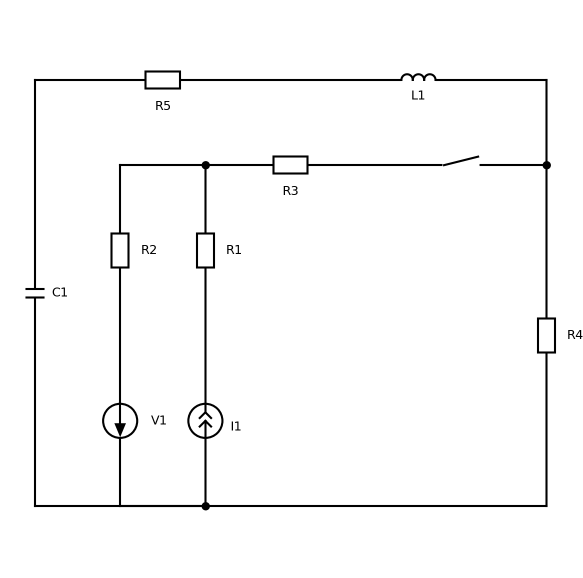
#> input picture report_build/var22/p21_v22.png, 1166 x 1155 px (shown at 1/2 size)
$ python figs21.py
#> lines starting #> are read from the running program, lines starting #| are printed output that depends on the picture
### report_build/var22/figs12.py
# -*- coding: utf-8 -*-
"""Рисунки к заданию 1-2."""
import numpy as np
from PIL import Image
from sch import *

W = __import__("os").path.dirname(__import__("os").path.abspath(__file__)) + "/"
OUT = W + "figs/"


def overlay_canvas(name, crop):
    im = Image.open(W + name).convert("RGBA")
    bg = Image.new("RGBA", im.size, "white")
    bg.alpha_composite(im)
    arr = np.array(bg.convert("RGB"))
    x0, y0, x1, y1 = crop
    fig, ax = new_canvas(x1 - x0, y1 - y0)
    ax.set_xlim(x0, x1); ax.set_ylim(y1, y0)
    ax.imshow(arr, extent=(0, arr.shape[1], arr.shape[0], 0), zorder=0, interpolation="lanczos")
    return fig, ax


CROP = (20, 95, 1168, 1100)
N1, N2, N3 = (405, 334), (1076, 334), (405, 1005)


def plain():
    fig, ax = overlay_canvas("p1_v22.png", CROP)
    save(fig, OUT + "fig12_scheme.png")


# [92 lines left out: functions currents, contours, spice_nodes, norton, not called in this run]


# [2 lines that do not run on import are left out]

### report_build/var7/sch.py
# -*- coding: utf-8 -*-
"""Мини-библиотека для рисования электрических схем в стиле исходных схем задания
(прямоугольные резисторы, круглые источники со стрелкой, точки в узлах).
Координаты - в пикселях (ось y направлена вниз, как у изображений)."""
import numpy as np
import matplotlib
matplotlib.use("Agg")
import matplotlib.pyplot as plt
from matplotlib.patches import Polygon, Circle, Rectangle, FancyArrowPatch
from matplotlib.lines import Line2D

plt.rcParams.update({
    "font.family": "Liberation Serif",
    "mathtext.fontset": "custom",
    "mathtext.rm": "Liberation Serif",
    "mathtext.it": "Liberation Serif:italic",
    "mathtext.bf": "Liberation Serif:bold",
    "mathtext.sf": "Liberation Serif",
    "mathtext.default": "it",
    "axes.unicode_minus": True,
})

LW = 2.9          # толщина линий схемы, pt
BLACK = "#000000"
ANN = "#0b3d91"   # цвет пояснительных стрелок и подписей
ANN2 = "#b3300f"
FS = 21           # размер подписей, pt (при масштабе 1 пиксель = 0,72 pt)


def new_canvas(w, h, dpi=100):
    fig = plt.figure(figsize=(w / dpi, h / dpi), dpi=dpi)
    ax = fig.add_axes([0, 0, 1, 1])
    ax.set_xlim(0, w)
    ax.set_ylim(h, 0)
    ax.set_aspect("equal")
    ax.axis("off")
    return fig, ax


def _vec(p, q):
    p, q = np.asarray(p, float), np.asarray(q, float)
    d = q - p
    L = np.hypot(*d)
    e = d / L
    n = np.array([-e[1], e[0]])
    return p, q, e, n, L


def wire(ax, pts, lw=LW, color=BLACK, ls="-", z=2):
    pts = np.asarray(pts, float)
    ax.plot(pts[:, 0], pts[:, 1], color=color, lw=lw, ls=ls, solid_capstyle="round",
            solid_joinstyle="round", zorder=z)


def dot(ax, p, r=8.5, color=BLACK, z=5):
    ax.add_patch(Circle(p, r, fc=color, ec=color, zorder=z))


def label(ax, x, y, s, fs=FS, color=BLACK, ha="center", va="center", **kw):
    ax.text(x, y, s, fontsize=fs, color=color, ha=ha, va=va, zorder=10, **kw)


def resistor(ax, p, q, t=0.5, half=34, w=17):
    p, q, e, n, L = _vec(p, q)
    c = p + (q - p) * t
    a, b = c - e * half, c + e * half
    wire(ax, [p, a]); wire(ax, [b, q])
    box = np.array([a + n * w, b + n * w, b - n * w, a - n * w])
    ax.add_patch(Polygon(box, closed=True, fc="white", ec=BLACK, lw=LW, zorder=3,
                         joinstyle="miter"))
    return c


def capacitor(ax, p, q, t=0.5, gap=8, plate=20):
    p, q, e, n, L = _vec(p, q)
    c = p + (q - p) * t
    a, b = c - e * gap, c + e * gap
    wire(ax, [p, a]); wire(ax, [b, q])
    wire(ax, [a + n * plate, a - n * plate]); wire(ax, [b + n * plate, b - n * plate])
    return c


def inductor(ax, p, q, t=0.5, half=36, side=1):
    p, q, e, n, L = _vec(p, q)
    c = p + (q - p) * t
    a, b = c - e * half, c + e * half
    wire(ax, [p, a]); wire(ax, [b, q])
    r = half / 3.0
    th = np.linspace(np.pi, 0, 40)
    pts = []
    for k in range(3):
        ctr = a + e * (r * (2 * k + 1))
        for u in th:
            pts.append(ctr + e * (r * np.cos(u)) + n * side * (r * np.sin(u)) * 0.9)
    wire(ax, np.array(pts))
    return c


def vsource(ax, p, q, forward=True, t=0.5, R=34):
    """Источник ЭДС: стрелка внутри круга направлена от «-» к «+»."""
    p, q, e, n, L = _vec(p, q)
    c = p + (q - p) * t
    wire(ax, [p, c - e * R]); wire(ax, [c + e * R, q])
    ax.add_patch(Circle(c, R, fc="white", ec=BLACK, lw=LW, zorder=3))
    d = e if forward else -e
    tip = c + d * 24
    base = c - d * 8
    tri = np.array([tip, base + n * 13, base - n * 13])
    ax.add_patch(Polygon(tri, closed=True, fc=BLACK, ec=BLACK, zorder=4))
    return c


def isource(ax, p, q, forward=True, t=0.5, R=34):
    p, q, e, n, L = _vec(p, q)
    c = p + (q - p) * t
    wire(ax, [p, c - e * R]); wire(ax, [c + e * R, q])
    ax.add_patch(Circle(c, R, fc="white", ec=BLACK, lw=LW, zorder=3))
    d = e if forward else -e
    for s in (-3, 11):
        tip = c + d * (s + 4)
        l1 = c + d * (s - 8) + n * 12
        l2 = c + d * (s - 8) - n * 12
        wire(ax, [l1, tip, l2], lw=LW * 0.85, z=4)
    return c


# [8 lines left out: function switch_open, not called in this run]


def ground(ax, p, size=26):
    x, y = p
    wire(ax, [(x, y), (x, y + 14)])
    for k, w in enumerate((size, size * 0.66, size * 0.33)):
        wire(ax, [(x - w, y + 14 + k * 9), (x + w, y + 14 + k * 9)])


def arrow(ax, p, q, color=ANN, lw=2.6, ms=22, ls="-", z=8, style="-|>", shrink=0):
    a = FancyArrowPatch(p, q, arrowstyle=style, mutation_scale=ms, color=color,
                        lw=lw, ls=ls, zorder=z, shrinkA=shrink, shrinkB=shrink,
                        joinstyle="miter", capstyle="butt")
    ax.add_patch(a)
    return a


def node_tag(ax, p, text, off=(0, 0), color=ANN, r=19, fs=FS - 1):
    """Номер узла в кружке рядом с точкой p."""
    x, y = p[0] + off[0], p[1] + off[1]
    ax.add_patch(Circle((x, y), r, fc="white", ec=color, lw=2.2, zorder=9))
    ax.text(x, y, text, fontsize=fs, color=color, ha="center", va="center", zorder=10)


# [12 lines left out: function contour, not called in this run]


def save(fig, path, dpi=200):
    fig.savefig(path, dpi=dpi, facecolor="white")
    plt.close(fig)

### report_build/var22/figs21.py
# -*- coding: utf-8 -*-
"""Рисунки к заданию 2-1."""
import numpy as np
from sch import *
from figs12 import overlay_canvas, W, OUT

CROP = (-45, 95, 1168, 1100)
N1, N2, N0 = (411, 330), (1093, 330), (411, 1012)


def plain():
    fig, ax = overlay_canvas("p21_v22.png", (20, 95, 1168, 1100))
#> in overlay_canvas, im is the input picture: PIL image 1166x1155 RGBA; mean R, G, B, A 248.9, 248.9, 248.9, 255
#> in overlay_canvas, `bg = Image.new("RGBA", im.size, "white")`: bg: PIL image 1166x1155 RGBA; every value is 255
    save(fig, OUT + "fig21_scheme.png")


def annotated():
    """Исходная схема: узлы, полярность u_C и направление тока контура после коммутации."""
    fig, ax = overlay_canvas("p21_v22.png", CROP)
    node_tag(ax, N1, "1", off=(-38, -34)); node_tag(ax, N2, "2", off=(42, -32))
    ground(ax, N0, 24); label(ax, 372, 1048, "0", color=ANN, fs=FS - 1)
    # полярность напряжения на конденсаторе
    label(ax, 24, 548, "+", color=ANN2, fs=FS + 4); label(ax, 24, 625, "−", color=ANN2, fs=FS + 4)
    label(ax, -22, 585, r"$u_C$", color=ANN2)
    # направление контурного тока после размыкания ключа (против часовой стрелки)
    arrow(ax, (700, 160), (590, 160)); label(ax, 645, 125, "i", color=ANN)
    arrow(ax, (70, 300), (70, 430)); label(ax, 108, 365, "i", color=ANN)
    arrow(ax, (700, 1012), (840, 1012)); label(ax, 770, 1048, "i", color=ANN)
    arrow(ax, (1093, 930), (1093, 800)); label(ax, 1132, 865, "i", color=ANN)
    label(ax, 922, 292, "ключ", color=ANN, fs=FS - 2)
    save(fig, OUT + "fig21_nodes.png")
#> call 2 of save, with path = 'report_build/var22/figs/fig21_nodes.png', dpi = 200
#> in save (call 2), `fig.savefig(path, dpi=dpi, facecolor="white")`:
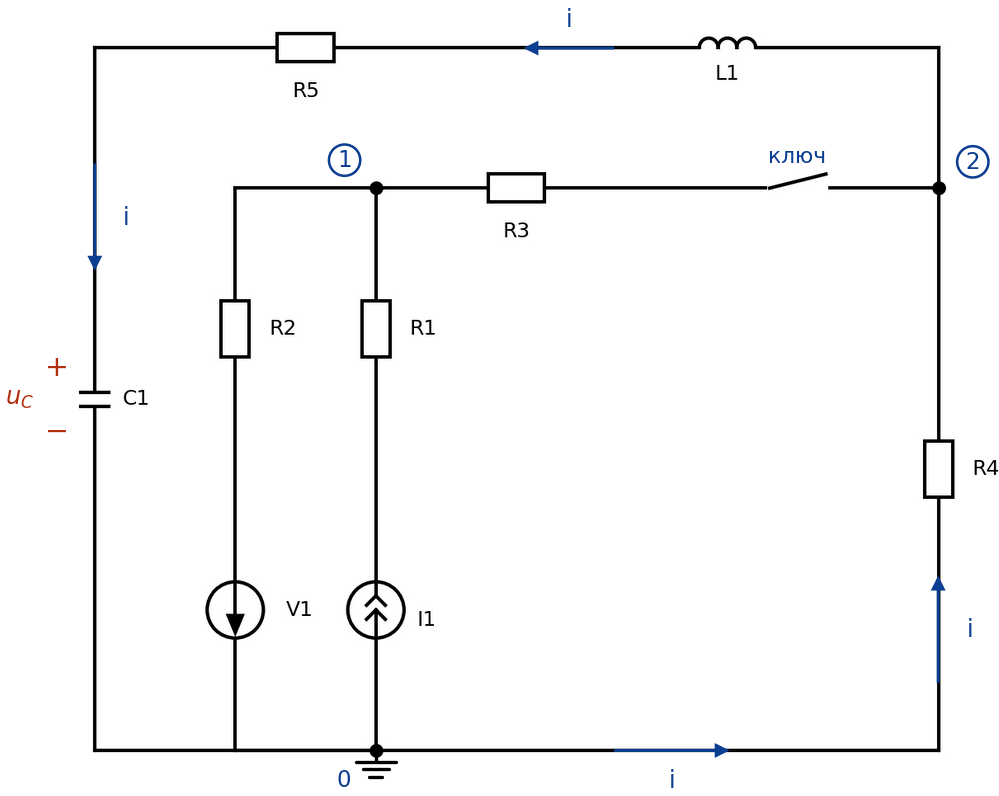
#> figure drawn by matplotlib, 1 panel


def spice_nodes():
    """Исходная схема с именами узлов из описания для ngspice."""
    fig, ax = overlay_canvas("p21_v22.png", CROP)
    lab = dict(color=ANN, fs=FS + 3)
    label(ax, 372, 296, "n1", **lab); label(ax, 1135, 296, "n2", **lab)
    label(ax, 760, 296, "ns", **lab); label(ax, 580, 122, "n4", **lab)
    label(ax, 108, 122, "n3", **lab); label(ax, 200, 700, "nv", **lab)
    label(ax, 455, 700, "nx", **lab)
    ground(ax, N0, 24); label(ax, 372, 1048, "0", **lab)
    label(ax, 922, 292, "S1", **lab)
    save(fig, OUT + "fig21_spicenodes.png")
#> call 3 of save, with dpi = 200
#> in save (call 3), `fig.savefig(path, dpi=dpi, facecolor="white")`:
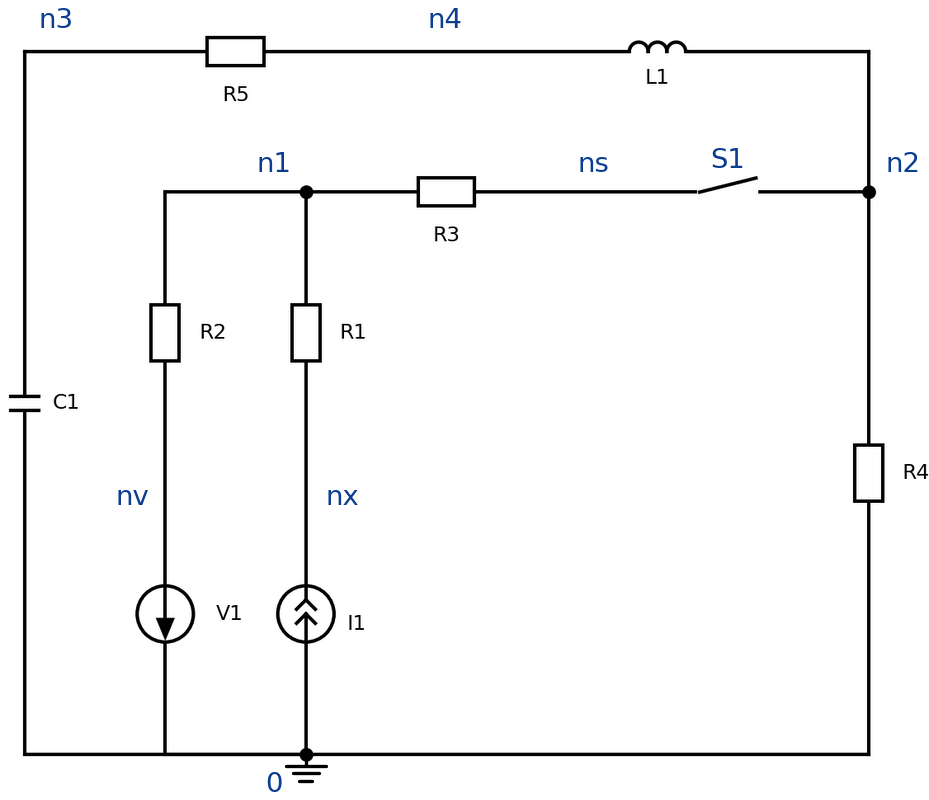
#> figure drawn by matplotlib, 1 panel


def before():
    """Докоммутационная схема (постоянный ток): C1 - разрыв, L1 - перемычка."""
    w, h = 960, 800
    fig, ax = new_canvas(w, h)
    gy = 700
    xc, x2, x1, xr3, xn2 = 60, 230, 380, 590, 790
    wire(ax, [(xc, gy), (xn2, gy)])
    n1 = (x1, 300)
    wire(ax, [(x2, 300), (x1, 300)])
    # ветвь R2 - V1
    resistor(ax, (x2, 300), (x2, 520)); label(ax, x2 + 48, 410, "R2", ha="left")
    vsource(ax, (x2, 520), (x2, 700), forward=True); label(ax, x2 + 48, 610, "V1", ha="left")
    # ветвь R1 - I1
    resistor(ax, n1, (x1, 520)); label(ax, x1 + 48, 410, "R1", ha="left")
    isource(ax, (x1, 700), (x1, 520), forward=True); label(ax, x1 + 48, 610, "I1", ha="left")
    # R3 и замкнутый ключ
    resistor(ax, n1, (xr3, 300)); label(ax, (x1 + xr3) / 2, 252, "R3")
    wire(ax, [(xr3, 300), (xn2, 300)])
    dot(ax, (xr3 + 45, 300), r=5); dot(ax, (xn2 - 45, 300), r=5)
    label(ax, (xr3 + xn2) / 2, 262, "ключ замкнут", fs=FS - 3)
    # R4
    resistor(ax, (xn2, 300), (xn2, 700)); label(ax, xn2 + 48, 500, "R4", ha="left")
    # верхняя ветвь: R5, L1 (перемычка), C1 (разрыв)
    wire(ax, [(xn2, 300), (xn2, 100), (xc, 100), (xc, 330)])
    resistor(ax, (xc + 90, 100), (xc + 410, 100)); label(ax, xc + 250, 62, "R5")
    wire(ax, [(xn2 - 250, 100), (xn2 - 90, 100)], lw=LW * 1.8)
    label(ax, xn2 - 170, 62, "L1 – перемычка", fs=FS - 3)
    wire(ax, [(xc, 420), (xc, 700)])
    dot(ax, (xc, 330), r=9); dot(ax, (xc, 420), r=9)
    arrow(ax, (xc - 46, 420), (xc - 46, 330), color=ANN2); label(ax, xc - 80, 375, r"$u_C$", color=ANN2)
    label(ax, xc + 22, 262, "C1 – разрыв", fs=FS - 3, ha="left")
    label(ax, xc + 60, 170, "i = 0", color=ANN, fs=FS - 2, ha="left")
    for p in [(x1, 700), (xn2, 700), (x2, 700), (xc, 700), (x1, 300), (xn2, 300)]:
        dot(ax, p)
    node_tag(ax, (x1, 300), "1", off=(-34, -30)); node_tag(ax, (xn2, 300), "2", off=(-38, 36))
    ground(ax, (x1, 700), 22); label(ax, x1 + 42, 745, "0", color=ANN, fs=FS - 1)
    ax.set_xlim(-110, w); ax.set_ylim(h, 0)
    save(fig, OUT + "fig21_before.png")
#> call 4 of save, with path = 'report_build/var22/figs/fig21_before.png', dpi = 200
#> in save (call 4), `fig.savefig(path, dpi=dpi, facecolor="white")`:
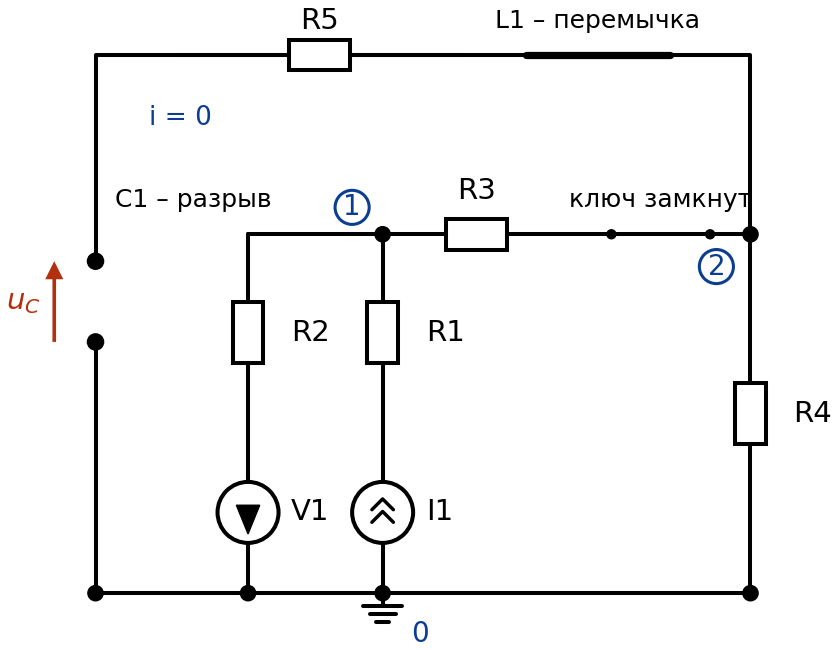
#> figure drawn by matplotlib, 1 panel


def after():
    """Эквивалентная схема свободного процесса: R6 = R4 + R5, L1, C1."""
    w, h = 820, 620
    fig, ax = new_canvas(w, h)
    x0, x1, y0, y1 = 150, 690, 110, 500
    wire(ax, [(x0, y0), (x1, y0)]); wire(ax, [(x0, y1), (x1, y1)])
    inductor(ax, (x0, y0), (x1, y0), t=0.5, half=54, side=-1); label(ax, (x0 + x1) / 2, y0 - 46, "L1")
    resistor(ax, (x1, y0), (x1, y1)); label(ax, x1 + 46, (y0 + y1) / 2, "R6", ha="left")
    capacitor(ax, (x0, y1), (x0, y0), t=0.5, gap=9, plate=26); label(ax, x0 - 56, (y0 + y1) / 2 + 52, "C1", ha="right")
    wire(ax, [(x0, y0), (x0, y1)], lw=0.0)
    # контурный ток против часовой стрелки: по C1 сверху вниз
    arrow(ax, (x0, 190), (x0, 250)); label(ax, x0 + 28, 220, "i", color=ANN, ha="left")
    arrow(ax, (x1, 400), (x1, 340))
    arrow(ax, (610, y0), (530, y0)); arrow(ax, (300, y1), (400, y1))
    label(ax, x0 - 38, 258, "+", color=ANN2, fs=FS + 4); label(ax, x0 - 38, 332, "−", color=ANN2, fs=FS + 4)
    label(ax, x0 - 88, 295, r"$u_C$", color=ANN2)
    dot(ax, (x0, y0)); dot(ax, (x1, y0)); dot(ax, (x0, y1)); dot(ax, (x1, y1))
    save(fig, OUT + "fig21_after.png")
#> in save (call 5), `fig.savefig(path, dpi=dpi, facecolor="white")`:
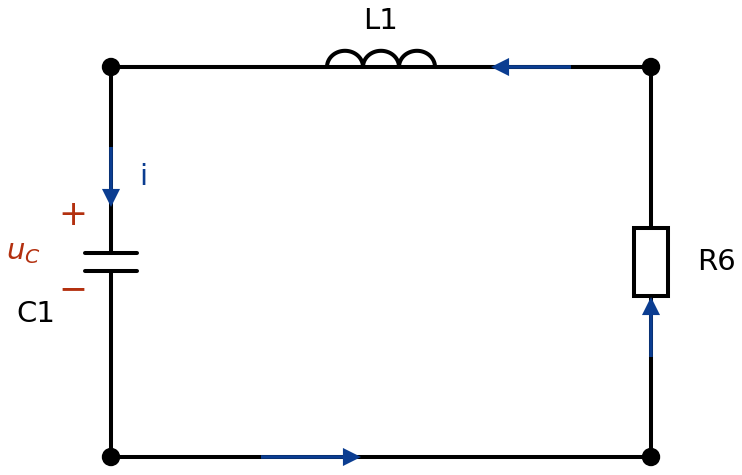
#> figure drawn by matplotlib, 1 panel


if __name__ == "__main__":
    plain(); annotated(); spice_nodes(); before(); after()

$ run again, with report_build/var22/p22_v22.png copied over report_build/var22/p21_v22.png
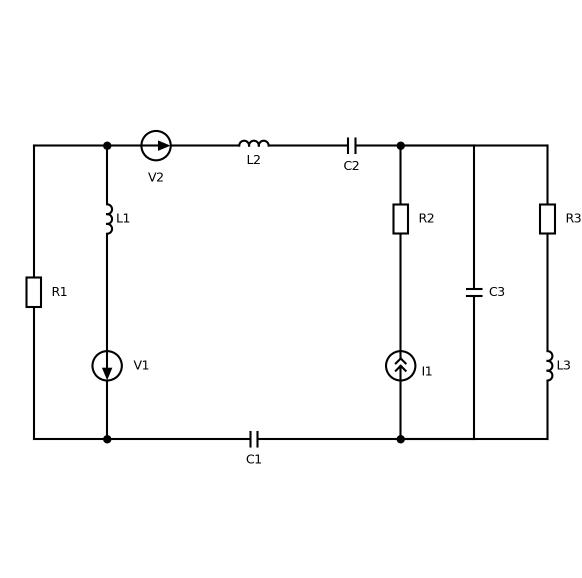
#> input picture report_build/var22/p22_v22.png, 1163 x 1155 px (shown at 1/2 size)
#> in overlay_canvas, im is the input picture: PIL image 1163x1155 RGBA; mean R, G, B, A 249.6, 249.6, 249.6, 255
#> bg: PIL image 1163x1155 RGBA; every value is 255
#> in save (call 2), `fig.savefig(path, dpi=dpi, facecolor="white")`:
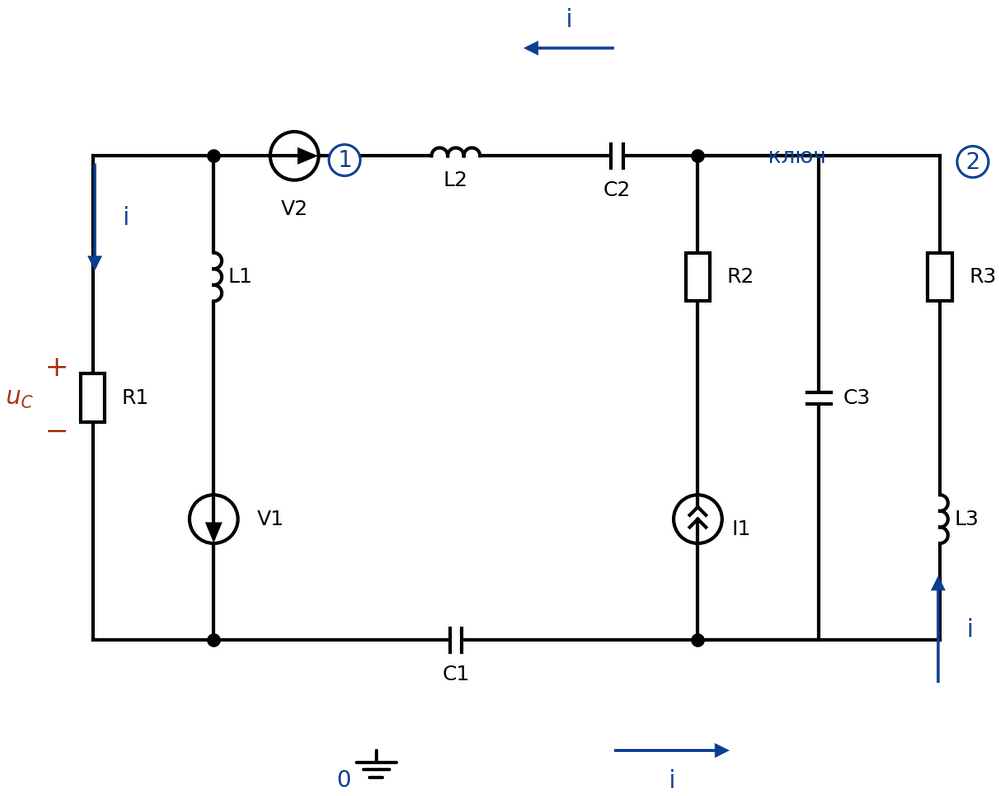
#> figure drawn by matplotlib, 1 panel
#> in save (call 3), `fig.savefig(path, dpi=dpi, facecolor="white")`:
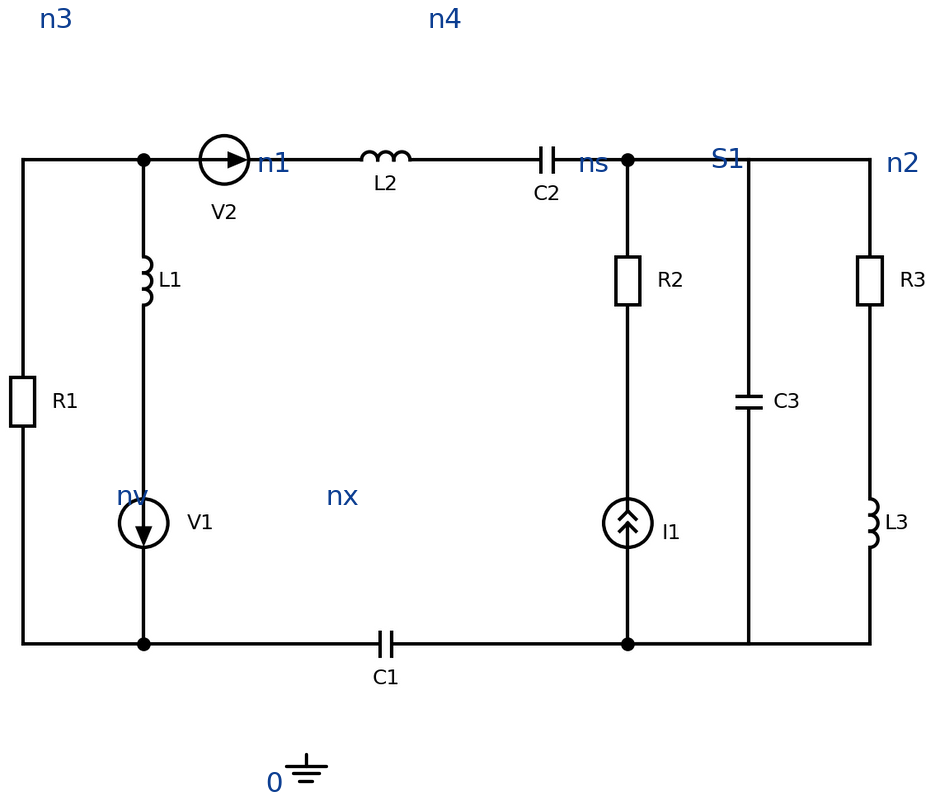
#> figure drawn by matplotlib, 1 panel
